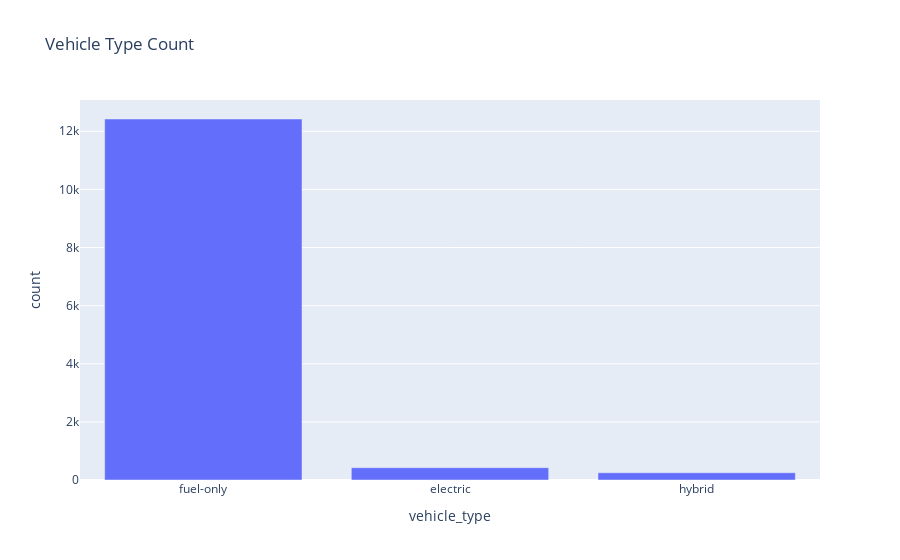

The notebook cell saved with this chart:
### Code cell
vehicle_type_count = master_df['vehicle_type'].value_counts().reset_index()
vehicle_type_count.columns = ['vehicle_type', 'count']



vehicle_type_count

px.bar(vehicle_type_count, x='vehicle_type', y='count', title='Vehicle Type Count')

### Figure 1 — Plotly figure (JSON) as saved in the notebook; plotly's stock layout.template omitted (floating-point values rounded to 4 significant figures)
{"data": [{"alignmentgroup": "True", "hovertemplate": "vehicle_type=%{x}<br>count=%{y}<extra></extra>", "legendgroup": "", "marker": {"color": "#636efa", "pattern": {"shape": ""}}, "name": "", "offsetgroup": "", "orientation": "v", "showlegend": false, "textposition": "auto", "type": "bar", "x": ["fuel-only", "electric", "hybrid"], "xaxis": "x", "y": [12423, 424, 249], "yaxis": "y"}], "layout": {"barmode": "relative", "legend": {"tracegroupgap": 0}, "title": {"text": "Vehicle Type Count"}, "xaxis": {"anchor": "y", "domain": [0, 1], "title": {"text": "vehicle_type"}}, "yaxis": {"anchor": "x", "domain": [0, 1], "title": {"text": "count"}}}}
